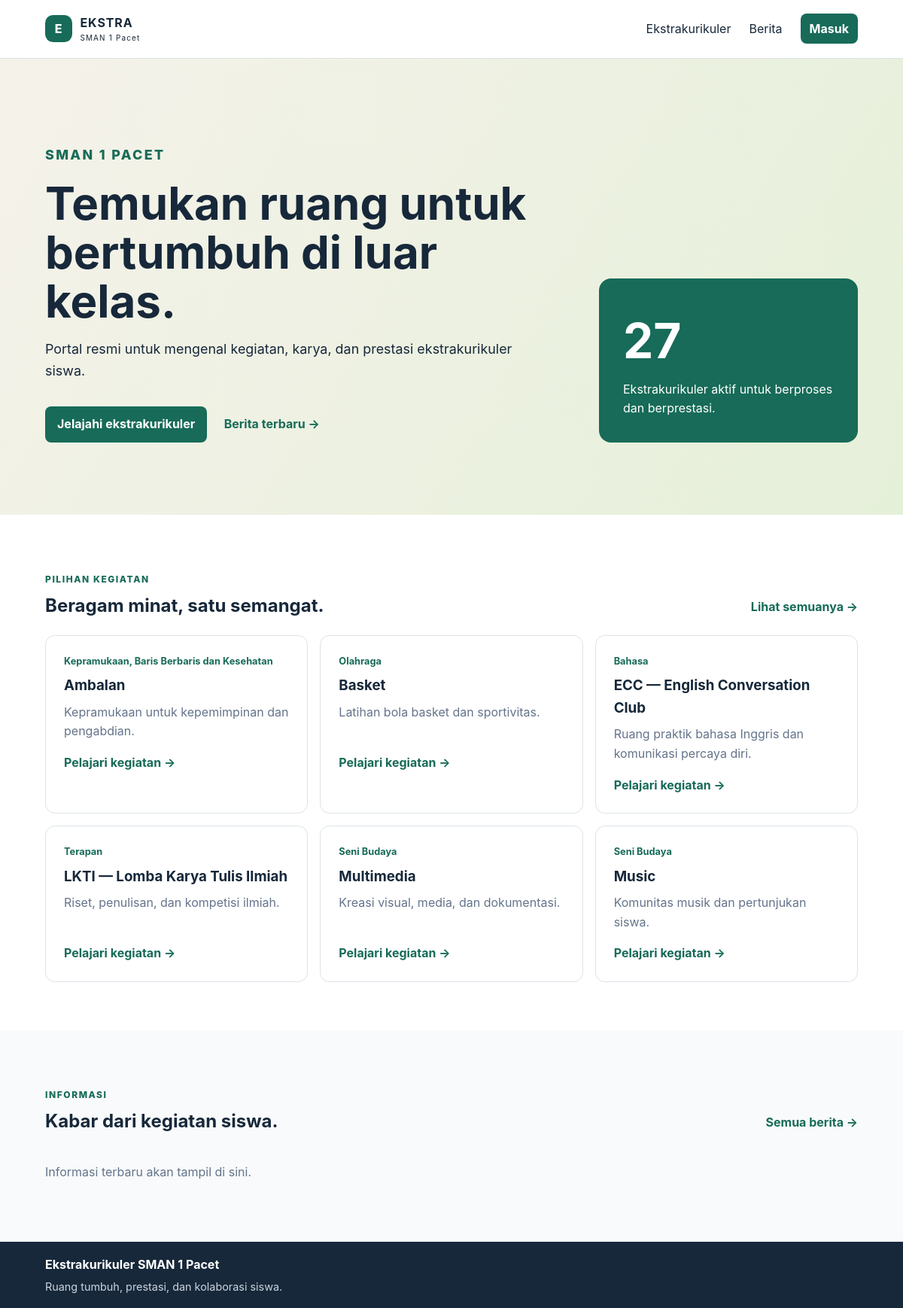
The page / on the database its author committed.
### tables this page shows
CREATE TABLE extracurriculars (id BIGINT UNSIGNED AUTO_INCREMENT PRIMARY KEY, group_id BIGINT UNSIGNED NOT NULL, name VARCHAR(150) NOT NULL, slug VARCHAR(160) NOT NULL UNIQUE, short_description VARCHAR(280) NOT NULL, description TEXT NOT NULL, status ENUM('active','inactive','archived') NOT NULL DEFAULT 'active', is_featured BOOLEAN NOT NULL DEFAULT FALSE, settings JSON NULL, created_at TIMESTAMP NOT NULL DEFAULT CURRENT_TIMESTAMP, updated_at TIMESTAMP NULL DEFAULT NULL ON UPDATE CURRENT_TIMESTAMP, CONSTRAINT fk_extra_group FOREIGN KEY(group_id) REFERENCES extracurricular_groups(id), INDEX idx_extra_public (status,is_featured,name));

CREATE TABLE extracurricular_groups (id BIGINT UNSIGNED AUTO_INCREMENT PRIMARY KEY, name VARCHAR(120) NOT NULL UNIQUE, description TEXT NULL, sort_order SMALLINT UNSIGNED NOT NULL DEFAULT 0);

### app/Core/View.php (called while the page is built, shortened)
<?php
final class View {
    public static function render(string $template, array $data = [], string $layout = 'public'): never {
        extract($data, EXTR_SKIP); ob_start(); require dirname(__DIR__, 2) . '/views/' . $template . '.php'; $content = ob_get_clean(); require dirname(__DIR__, 2) . '/views/layouts/' . $layout . '.php'; exit;
    }
    public static function e(?string $value): string { return htmlspecialchars((string)$value, ENT_QUOTES, 'UTF-8'); }
}

### app/Controllers/PublicController.php (called while the page is built, shortened)
<?php
final class PublicController {
    private ExtracurricularRepository $extras; private NewsRepository $news;
    public function __construct() {$db=App::container()->get(\App\Core\Database::class);$this->extras=new ExtracurricularRepository($db);$this->news=new NewsRepository($db);}
    public function home(Request $r): never { View::render('public/home',['featured'=>$this->extras->featured(),'news'=>$this->news->published(3)]); }
}

### public/index.php (called while the page is built, shortened)
<?php
require dirname(__DIR__) . '/bootstrap.php';
$router = new Router();
$router->get('/', [PublicController::class, 'home']);
$router->get('/ekstrakurikuler', [PublicController::class, 'extracurriculars']);
$router->get('/ekstrakurikuler/{slug}', [PublicController::class, 'showExtracurricular']);
$router->get('/berita', [PublicController::class, 'news']);
$router->get('/berita/{slug}', [PublicController::class, 'showNews']);
$router->get('/login', [AuthController::class, 'showLogin']);
$router->post('/login', [AuthController::class, 'login']);
$router->post('/logout', [AuthController::class, 'logout']);
$router->get('/dashboard', [DashboardController::class, 'index']);
$router->get('/profil', [DashboardController::class, 'profile']);
$router->dispatch(App::request());

### app/Repositories/ExtracurricularRepository.php (called while the page is built, shortened)
<?php
final class ExtracurricularRepository {
    public function featured(): array { return $this->db->pdo()->query("SELECT e.*, g.name group_name FROM extracurriculars e JOIN extracurricular_groups g ON g.id=e.group_id WHERE e.status='active' ORDER BY e.is_featured DESC,e.name LIMIT 6")->fetchAll(); }
}

### app/Core/Request.php (called while the page is built, shortened)
<?php
final class Request {
    public function __construct() { $this->method = strtoupper($_SERVER['REQUEST_METHOD'] ?? 'GET'); $this->path = rtrim(parse_url($_SERVER['REQUEST_URI'] ?? '/', PHP_URL_PATH) ?: '/', '/') ?: '/'; }
}

### bootstrap.php (called while the page is built, shortened)
<?php
spl_autoload_register(static function (string $class): void {
    $prefix = 'App\\';
    $file = __DIR__ . '/app/' . str_replace('\\', '/', substr($class, strlen($prefix))) . '.php';
});

### app/Services/Auth.php (called while the page is built, shortened)
<?php
final class Auth {
    public static function user(): ?array { Session::start(); return $_SESSION['user'] ?? null; }
}

### app/views/public/home.php (the view, shortened to what this page needs)
<?php use App\Core\View; ?><section class="hero"><div><p class="eyebrow">SMAN 1 PACET</p><h1>Temukan ruang untuk bertumbuh di luar kelas.</h1><p>Portal resmi untuk mengenal kegiatan, karya, dan prestasi ekstrakurikuler siswa.</p><div class="actions"><a class="button" href="/ekstrakurikuler">Jelajahi ekstrakurikuler</a><a class="text-link" href="/berita">Berita terbaru →</a></div></div><div class="hero-stat"><strong>27</strong><span>Ekstrakurikuler aktif untuk berproses dan berprestasi.</span></div></section>
<section class="section"><div class="section-heading"><div><p class="eyebrow">PILIHAN KEGIATAN</p><h2>Beragam minat, satu semangat.</h2></div><a href="/ekstrakurikuler">Lihat semuanya →</a></div><div class="card-grid"><?php foreach($featured as $item): ?><article class="card"><p><?=View::e($item['group_name'])?></p><h3><?=View::e($item['name'])?></h3><span><?=View::e($item['short_description'])?></span><a href="/ekstrakurikuler/<?=View::e($item['slug'])?>">Pelajari kegiatan →</a></article><?php endforeach; ?></div></section>
<section class="section soft"><div class="section-heading"><div><p class="eyebrow">INFORMASI</p><h2>Kabar dari kegiatan siswa.</h2></div><a href="/berita">Semua berita →</a></div><div class="news-grid"><?php if(!$news): ?><p class="muted">Informasi terbaru akan tampil di sini.</p><?php endif; ?></div></section>

### app/Core/Router.php (shortened to what this page needs)
<?php
final class Router {
    private array $routes = [];
    private function add(string $method, string $path, array $handler): void { $this->routes[] = compact('method', 'path', 'handler'); }
    public function dispatch(Request $request): never {
        foreach ($this->routes as $route) {
            $pattern = '#^' . preg_replace('#\\{([a-z_]+)\\}#', '(?P<$1>[a-z0-9-]+)', $route['path']) . '$#';
            if (preg_match($pattern, $request->path, $matches)) { $controller = new $route['handler'][0](); $method = $route['handler'][1]; $controller->$method($request, ...array_filter($matches, 'is_string', ARRAY_FILTER_USE_KEY)); }
        }
        http_response_code(404); View::render('errors/404'); exit;
    }
}

### app/views/layouts/public.php (shortened to what this page needs)
<!doctype html><html lang="id"><head><link rel="stylesheet" href="/assets/css/app.css"></head><body>
<header class="site-header"><a class="brand" href="/"><span class="brand-mark">E</span><span><strong>EKSTRA</strong><small>SMAN 1 Pacet</small></span></a><nav aria-label="Navigasi utama"><a href="/ekstrakurikuler">Ekstrakurikuler</a><a href="/berita">Berita</a><?php if(Auth::user()): ?><a class="button button-small" href="/dashboard">Dashboard</a><?php else: ?><a class="button button-small" href="/login">Masuk</a><?php endif; ?></nav></header>
<main><?= $content ?></main><footer><strong>Ekstrakurikuler SMAN 1 Pacet</strong><span>Ruang tumbuh, prestasi, dan kolaborasi siswa.</span></footer><script src="/assets/js/app.js"></script></body></html>

### public/assets/css/app.css (style rules this page uses)
:root { --ink:#17283a;--green:#176b58;--lime:#d8ef77;--sand:#f5f2ea;--muted:#64748b;--line:#dce3e8 }
* { box-sizing:border-box }
body { margin:0;font:16px/1.6 Inter,ui-sans-serif,system-ui,sans-serif;color:var(--ink);background:#fff }
a { color:inherit;text-decoration:none }
.site-header,footer { display:flex;justify-content:space-between;align-items:center;padding:1.1rem max(5vw,2rem) }
.site-header { border-bottom:1px solid var(--line) }
.site-header nav { display:flex;align-items:center;gap:1.5rem }
.brand { display:flex;gap:.65rem;align-items:center;letter-spacing:.06em }
.brand small { display:block;font-size:.62rem;letter-spacing:.12em }
.brand-mark { display:grid;place-items:center;width:2.25rem;height:2.25rem;border-radius:.65rem;background:var(--green);color:white;font-weight:800 }
.button { display:inline-block;background:var(--green);color:#fff;padding:.7rem 1rem;border:0;border-radius:.5rem;font-weight:700;cursor:pointer }
.button-small { padding:.45rem .75rem }
.hero,.detail-hero,.page-heading { padding:clamp(3rem,8vw,8rem) max(5vw,2rem);background:var(--sand) }
.hero { display:grid;grid-template-columns:2fr 1fr;gap:3rem;align-items:end;background:linear-gradient(120deg,var(--sand),#e5f0d9) }
h1 { font-size:clamp(2.2rem,5vw,4.7rem);line-height:1.08;margin:.3rem 0 1rem;max-width:850px }
h2 { line-height:1.2 }
.hero>div>p,.page-heading>p { max-width:640px;font-size:1.12rem }
.eyebrow { color:var(--green);font-size:.75rem;font-weight:800;letter-spacing:.13em }
.hero-stat { padding:2rem;border-radius:1rem;background:var(--green);color:#fff }
.hero-stat strong { display:block;font-size:4rem }
.actions { display:flex;gap:1.4rem;align-items:center;margin-top:2rem }
.text-link,.section-heading>a,.card a,.news-card a { color:var(--green);font-weight:700 }
.section { padding:4rem max(5vw,2rem) }
.soft { background:#f8fafb }
.section-heading { display:flex;justify-content:space-between;align-items:end;margin-bottom:1.5rem }
.section-heading h2 { margin:0 }
.card-grid,.news-grid,.stat-grid { display:grid;grid-template-columns:repeat(3,1fr);gap:1rem }
.card,.news-card,.dashboard-card { padding:1.5rem;border:1px solid var(--line);border-radius:.8rem;background:#fff }
.card p,.news-card time { display:block;margin:0;color:var(--green);font-size:.8rem;font-weight:700 }
.card h3,.card h2,.news-card h2,.news-card h3 { margin:.45rem 0 }
.card span { display:block;color:var(--muted);min-height:3.2em }
.card a { display:block;margin-top:1rem }
.news-card p,.muted { color:var(--muted) }
footer { background:var(--ink);color:#fff;flex-direction:column;align-items:flex-start;gap:.25rem }
footer span { color:#cbd5e1;font-size:.9rem }

### rows shown on the page
extracurriculars: group.name "Kepramukaan, Baris Berbaris dan Kesehatan", name "Ambalan", short_description "Kepramukaan untuk kepemimpinan dan pengabdian."
extracurriculars: group.name "Olahraga", name "Basket", short_description "Latihan bola basket dan sportivitas."
extracurriculars: group.name "Bahasa", name "ECC — English Conversation Club", short_description "Ruang praktik bahasa Inggris dan komunikasi percaya diri."
extracurriculars: group.name "Terapan", name "LKTI — Lomba Karya Tulis Ilmiah", short_description "Riset, penulisan, dan kompetisi ilmiah."
extracurriculars: group.name "Seni Budaya", name "Multimedia", short_description "Kreasi visual, media, dan dokumentasi."
extracurriculars: group.name "Seni Budaya", name "Music", short_description "Komunitas musik dan pertunjukan siswa."
